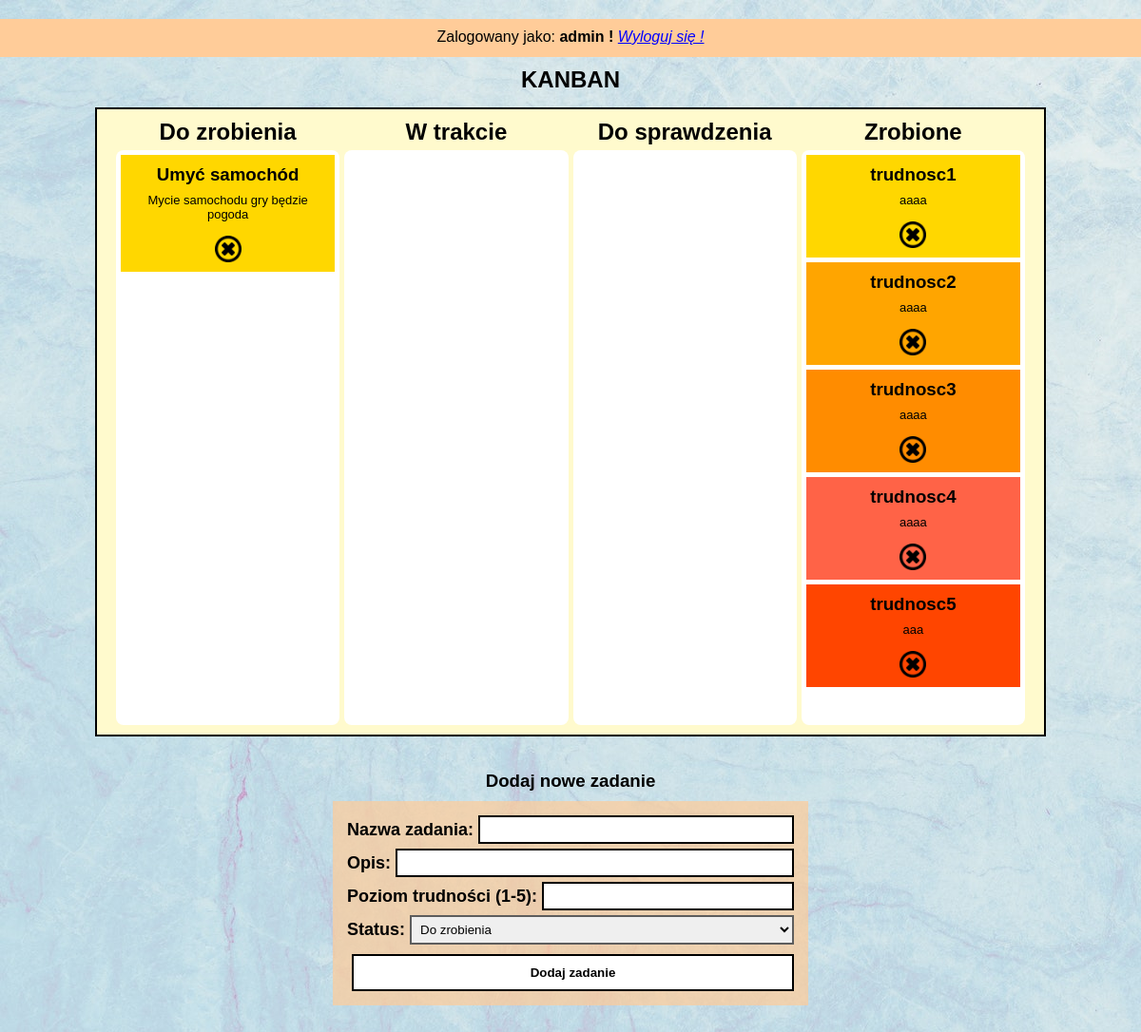
The page /kanban.php (signed in) on the database its author committed.
### tables this page shows
CREATE TABLE `zadania` (
  `id` int(5) NOT NULL,
  `state` text NOT NULL,
  `task` text NOT NULL,
  `description` text NOT NULL,
  `difficulty` int(11) NOT NULL,
  `id_usr` int(11) NOT NULL
);

### dane.php (called while the page is built, shortened)
<?php
	require_once "connect.php";
	$polaczenie = @new mysqli($host, $db_user, $db_password, $db_name);
	if ($polaczenie->connect_errno!=0)
	{
		echo "Error: ".$polaczenie->connect_errno;
	}
	else
	{
		 $user_id = $_SESSION['id'];
		 $sql = "SELECT users.login, zadania.id, zadania.state, zadania.task, zadania.description, zadania.difficulty FROM zadania
		 INNER JOIN users ON zadania.id_usr= users.id WHERE users.id= '$user_id'";
		 $found = $polaczenie->query($sql);
		 $task_id1 = [];
		 $task_id4 = [];
	}
?>

### kanban.php (the view, shortened to what this page needs)
<?php
require_once "dane.php";
?>
<!DOCTYPE HTML>
<html lang="pl">
  <head>
    <link rel="stylesheet" href="style.css">
  </head>
  <body>
    <div class="all">
		<div id="logout">
			<?php
				echo "<p>Zalogowany jako: <b>".$_SESSION['user'].' !</b>  <a href="logout.php" id="wyloguj">Wyloguj się !</a> </p>';
			?>
		</div>
      <div class="con_results  ">
        <h2>KANBAN</h2>
      </div>
      <div class="container task_con">
			<div class="box">
			  <h2>Do zrobienia</h2>
			  <div id="task_id1" class="items " ondrop="drop(event)" ondragover="allowDrop(event)">
				<?php
				  foreach($found as $item){
					foreach($task_id1 as $ver){
					  if($item['id'] == $ver){
						echo '<div class="item color_'.$item['difficulty'].'" id="task_'.$ver.' drag'.$ver.'" draggable="true" ondragstart="drag(event)">';
						echo '<h3>'.$item['task'].'</h3>';
						echo '<p>'.$item['description'].'</p>';
						echo '<button class="kosz" header="Usuń zadanie "></button>';
						echo '</div>';
					  }
					}
				  };
				?>
			  </div>
			</div>
			<div class="box">
			  <h2>W trakcie</h2>
			  <div id="task_id2" class="items" ondrop="drop(event)" ondragover="allowDrop(event)">
			  </div>
			</div>
			<div class="box">
			  <h2>Do sprawdzenia</h2>
			  <div id="task_id3" class="items" ondrop="drop(event)" ondragover="allowDrop(event)">
			  </div>
			</div>
			<div class="box">
			  <h2>Zrobione</h2>
			  <div id="task_id4" class="items" ondrop="drop(event)" ondragover="allowDrop(event)">
				<?php
				foreach($found as $item){
				  foreach($task_id4 as $ver){
					if($item['id'] == $ver){
					  echo '<div class="item color_'.$item['difficulty'].'" id="task_'.$ver.' drag'.$ver.'" draggable="true" ondragstart="drag(event)">';
					  echo '<h3>'.$item['task'].'</h3>';
					  echo '<p>'.$item['description'].'</p>';
					  echo '<button class="kosz" header="Usuń zadanie"></button>';
					  echo '</div>';
					}
				  }
				};
				?>
			</div>
      </div>
	  </div>
      <br><br>
      <h3>Dodaj nowe zadanie</h3>
      <form action="dodaj.php" method="post">
        <label>Nazwa zadania:<input type="text" name="task" required></label>
        <label>Opis:<input type="text" name="description" required></label>
        <label>Poziom trudności (1-5):<input type="number" min="1" max="5" name="difficulty" required></label>
        <label>Status:
          <select name="state" id="state">
            <option value="do zrobienia">Do zrobienia</option>
          </select></label>
        <input type="submit" value="Dodaj zadanie">
      </form>
    </div>
  </body>
</html>

### style.css (style rules this page uses)
* { box-sizing: border-box; margin: 0; padding: 0; }
html, body { margin: 0; padding: 0; }
body { font-family: 'Arial', sans-serif; background: url(images/b4.jpg); padding-top: 20px; padding-bottom: 100px; }
#logout { background-color:rgba(255, 204, 153, 1); text-align:center; height: 40px; padding-top: 10px; margin-bottom:10px }
#wyloguj { text-decoration: underline; font-style: italic; color: blue; }
.container { width: 1000px; margin-left: auto; margin-right: auto; margin-top: 15px; background-color: #FFFACD; border: 2px solid black; padding: 10px 20px; }
h2, h3 { text-align: center; }
form { display: flex; flex-direction: column; width: 500px; max-width: 100%; padding: 15px; background-color: rgba(255, 204, 153, 0.7); margin-left: auto; margin-right: auto; margin-top: 10px; text-align: center; font-weight: 700; }
form input { height: 30px; border: 2px solid black; padding: 10px; margin-left: 5px; font-family: 'Arial', sans-serif; flex: 1; }
form input[type=submit] { margin-top: 5px; padding: 10px; height: auto; background-color: #fff; font-weight: 700; }
form select { height: 100%; padding: 5px; margin-left: 5px; border: 2px solid #5d5d5d; font-family: 'Arial', sans-serif; flex: 1; }
label { display: flex; align-items: center; margin-bottom: 5px; font-size: 18px; color: black; }
.task_con { display: grid; grid-template-columns: repeat(4, 1fr); grid-gap: 5px; }
.box { display: flex; flex-direction: column; }
.items { margin-top: 5px; background-color: #ffffff; border-radius: 8px; padding: 5px; padding-bottom: 40px; flex: 1; }
.item { background-color:#FFD700; margin-bottom: 5px; padding: 10px; text-align: center; cursor: grab; }
.item.color_2 { background-color: #FFA500; }
.item.color_3 { background-color: #FF8C00; }
.item.color_4 { background-color: #FF6347; }
.item.color_5 { background-color: #FF4500; }
.task_con .item:last-child { margin-bottom: 0; }
.item h3 { margin-bottom: 8px; }
.item p { font-size: 13px; }
.kosz { position: relative; margin-top: 15px; background-color: transparent; border: none; cursor: pointer; width: 28px; height: 28px; background: url(images/k3.png) no-repeat; background-size: 28px 28px; background-position: center; transition: 0.3s; padding: 5px; }
.kosz[header]::after { content: ''; position: absolute; content: attr(header); transition: 0.2s; transition-delay: 0.2s; opacity: 0; visibility: hidden; bottom: -25px; left: 0; right: 0; width: fit-content; width: -moz-fit-content; margin-left: auto; margin-right: auto; padding: 4px 6px; font-size: 12px; background-color: #9e9b9b; color: #fff ; }

### rows shown on the page
zadania: task "Umyć samochód", description "Mycie samochodu gry będzie pogoda"
zadania: task "trudnosc1", description "aaaa"
zadania: task "trudnosc2", description "aaaa"
zadania: task "trudnosc3", description "aaaa"
zadania: task "trudnosc4", description "aaaa"
zadania: task "trudnosc5", description "aaa"

### other values the page prints
$_SESSION['user'] "admin"
